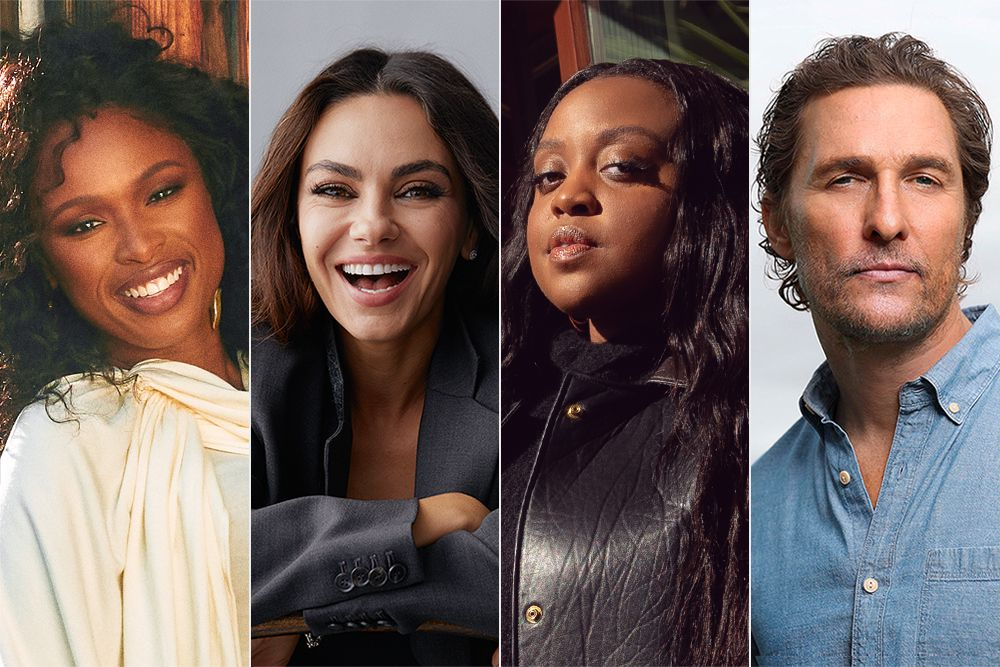
#> input picture three.jpg, 1000 x 667 px
$ python facedemo.py
#> lines starting #> are read from the running program, lines starting #| are printed output that depends on the picture; after the words box and inside, x2 and y2 are one past the last pixel; in counts of white or black regions, pixels touching at a corner belong together
import inline as inline
import matplotlib as matplotlib
import numpy as np
import cv2 as cv2


#%matplotlib inline
import matplotlib as mpl
import matplotlib.pyplot as plt
mpl.rc('axes', labelsize=14)
mpl.rc('xtick', labelsize=12)
mpl.rc('ytick', labelsize=12)

#Routine to fix
def fixColor(image):
    return(cv2.cvtColor(image, cv2.COLOR_BGR2RGB))
face_cascade = cv2.CascadeClassifier()
eye_cascade = cv2.CascadeClassifier()

if not face_cascade.load(cv2.samples.findFile('./model_data/haarcascade_frontalface_alt.xml')):
    print('--(!)Error loading face cascade')
if not eye_cascade.load(cv2.samples.findFile('./model_data/haarcascade_eye.xml')):
    print('--(!)Error loading eye cascade')
image = cv2.imread('three.jpg')
#> image is the input picture: shape (667, 1000, 3); mean B, G, R 93.1, 97, 112.7
gray = cv2.cvtColor(image, cv2.COLOR_BGR2GRAY)
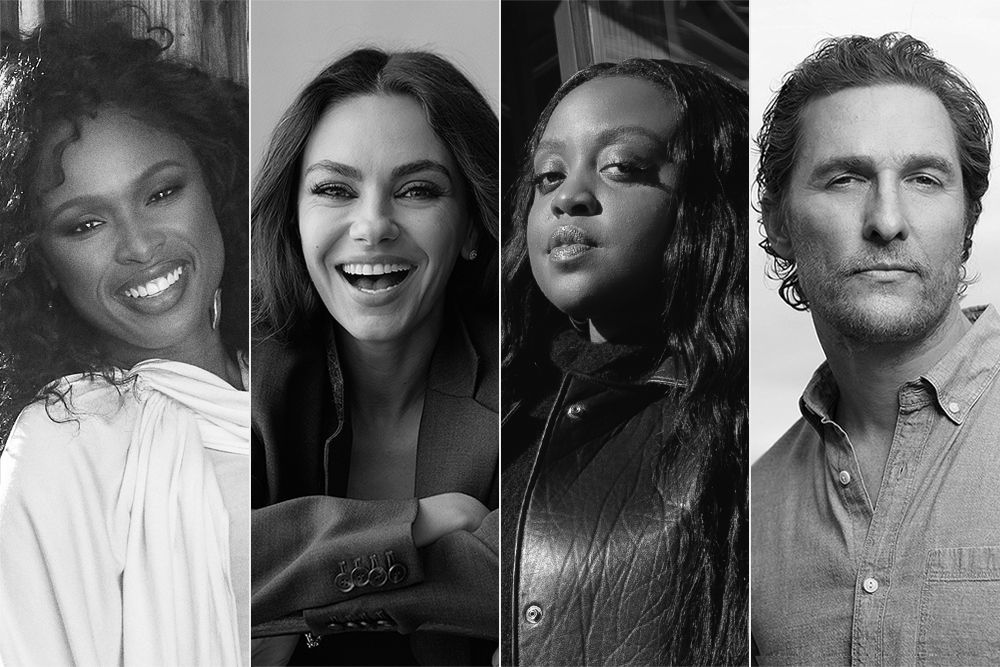
#> gray: shape (667, 1000); min 0, max 255, mean 101.3
#Equalising Histograms increases the contrasts which improves
gray = cv2.equalizeHist(gray)
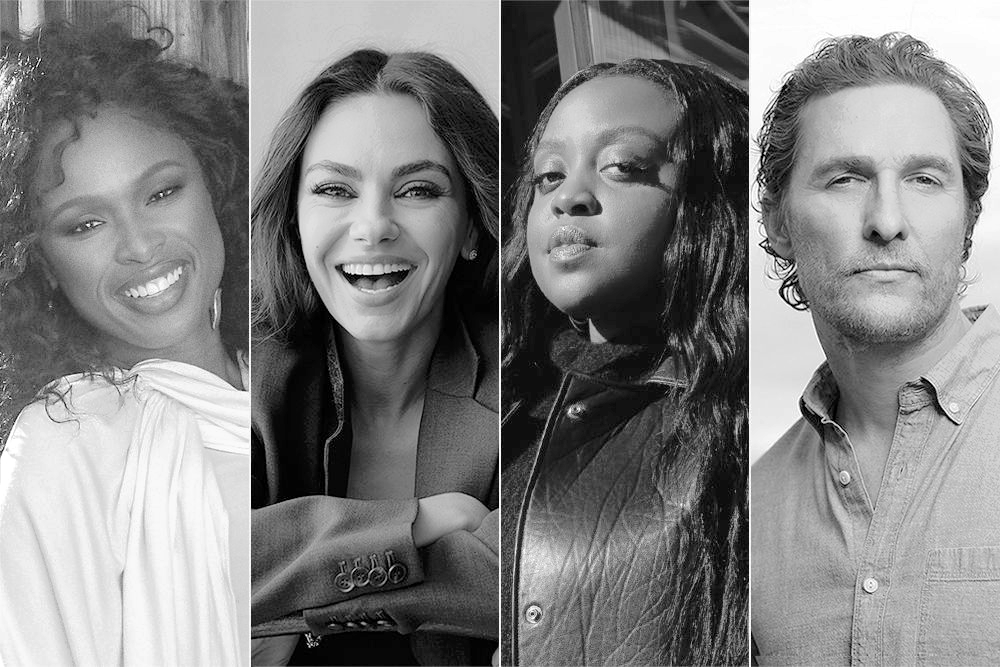
#> gray: shape (667, 1000); min 0, max 255, mean 128.1
plt.imshow(fixColor(gray))

scaleFactor = 1.3
minWindows = 5
faces = face_cascade.detectMultiScale(gray, scaleFactor, minWindows)
#> faces = [[788, 102, 192, 192], [268, 105, 215, 215], [485, 104, 188, 188]]

for (x,y,w,h) in faces:
    center = (x + w//2, y + h//2)
    image = cv2.ellipse(image, center, (w//2, h//2), 0, 0, 360, (255, 0, 255), 4)
    faceROI = gray[y:y+h,x:x+w]
    #Detect eyes in the face
    eyes = eye_cascade.detectMultiScale(faceROI)
    for (x2,y2,w2,h2) in eyes:
        eye_center = (x + x2 + w2//2, y + y2 + h2//2)
        radius = int(round((w2 + h2)*0.25))
        image = cv2.circle(image, eye_center, radius, (255, 0, 0 ), 4)
#> this loop made 3 passes
#> (x, y, w, h, center, eyes) on passes 1 to 3: (788, 102, 192, 192, (884, 198), [[100, 41, 66, 66], [19, 35, 78, 78]]), (268, 105, 215, 215, (375, 212), [[38, 56, 58, 58], [121, 59, 53, 53]]), (485, 104, 188, 188, (579, 198), [[48, 58, 34, 34]])
#> pass 1, `image = cv2.ellipse(image, center, (w//2, h//2), 0, 0, 360, (255, 0, 2..`:
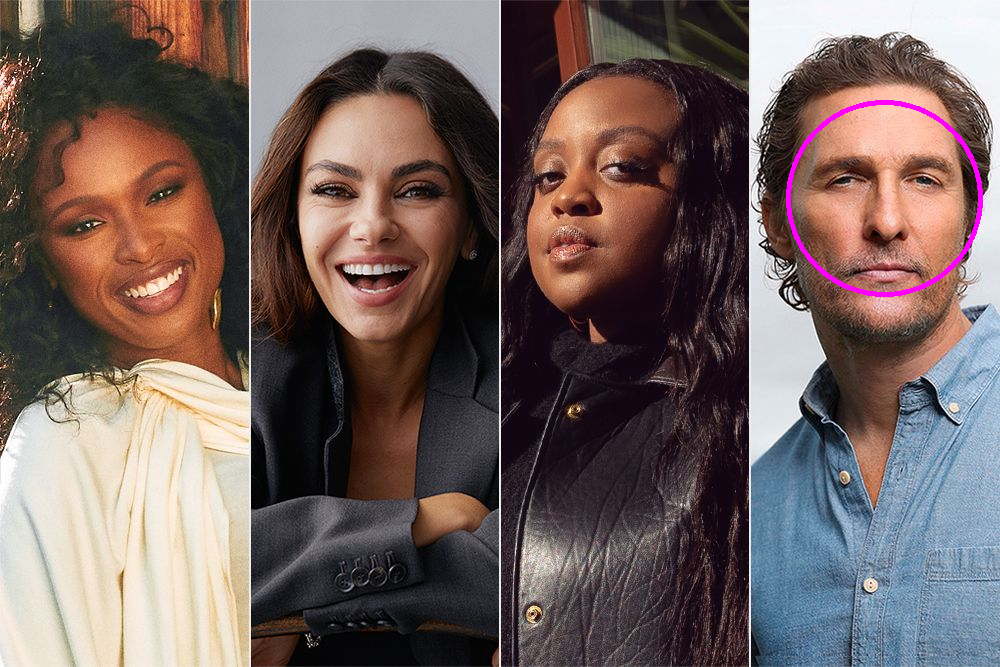
#> image: shape (667, 1000, 3); 0.44% of pixels changed, all inside (x1, y1, x2, y2) = (786, 100, 983, 297)
#> pass 1, `faceROI = gray[y:y+h,x:x+w]`:
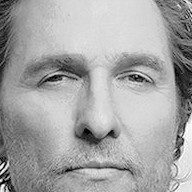
#> faceROI: shape (192, 192); min 0, max 255, mean 165.2
#> pass 2, `faceROI = gray[y:y+h,x:x+w]`:
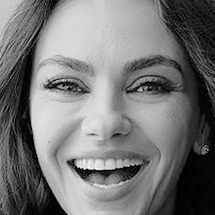
#> faceROI: shape (215, 215); min 0, max 255, mean 117.7
#> after the loop:
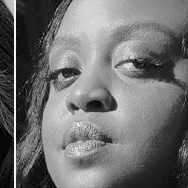
#> faceROI: shape (188, 188); min 0, max 255, mean 111.4
#> after the loop:
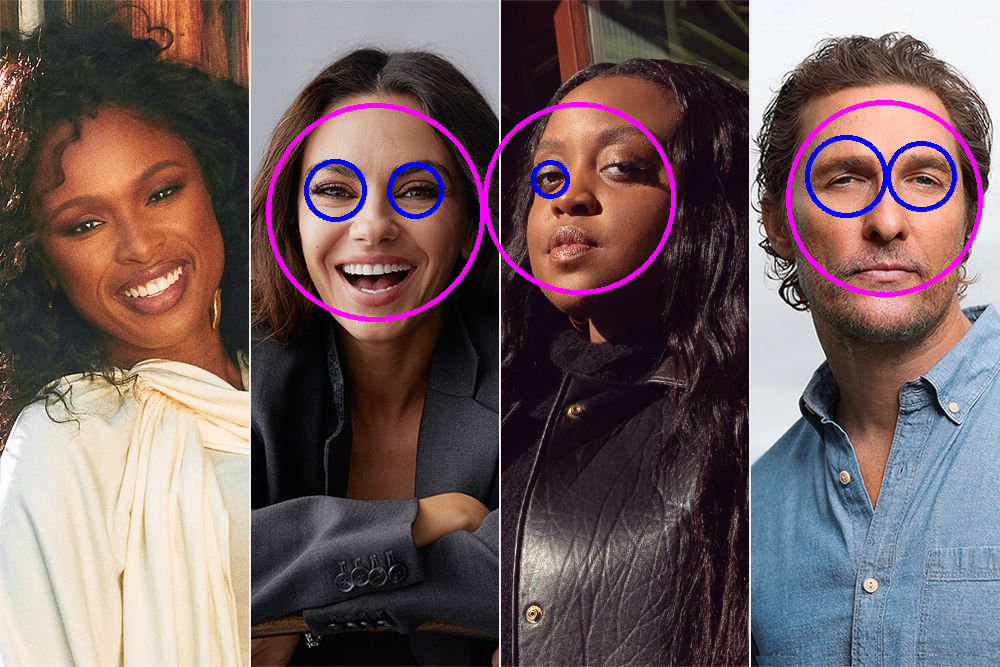
#> image: shape (667, 1000, 3); mean B, G, R 96.8, 95, 113.5
plt.imshow(fixColor(image))

from imutils.video import FPS
fps=FPS()
start=fps.start()
frameCnt=0

writer = cv2.VideoWriter("output.mp4",
                         cv2.VideoWriter_fourcc(*"MP4V"), 30,(640,480))

#Create a new video stream and get total frame count
#> (the run stopped early here; a loop or call above may not have finished)

$ run again, with im.jpeg copied over three.jpg
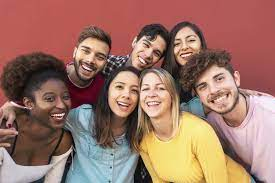
#> input picture im.jpeg, 275 x 183 px
#> image is the input picture: shape (183, 275, 3); mean B, G, R 101.9, 115.6, 156.5
#> `gray = cv2.equalizeHist(gray)`:
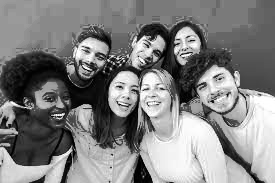
#> gray: shape (183, 275); min 0, max 255, mean 128.8
#> faces = [[134, 73, 39, 39], [163, 25, 41, 41], [105, 71, 42, 42], [33, 79, 47, 47]]
#> the loop `for (x,y,w,h) in faces:` made 4 passes
#> (x, y, w, h, center) on passes 1 to 4: (134, 73, 39, 39, (153, 92)), (163, 25, 41, 41, (183, 45)), (105, 71, 42, 42, (126, 92)), (33, 79, 47, 47, (56, 102))
#> after the loop `for (x,y,w,h) in faces:`:
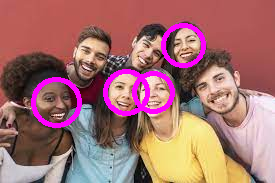
#> image: shape (183, 275, 3); mean B, G, R 110.6, 110.8, 163.3

$ run again, with images.jpeg copied over three.jpg
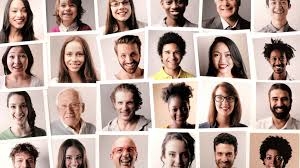
#> input picture images.jpeg, 300 x 168 px
#> image is the input picture: shape (168, 300, 3); mean B, G, R 150.7, 158.9, 180.1
#> `gray = cv2.cvtColor(image, cv2.COLOR_BGR2GRAY)`:
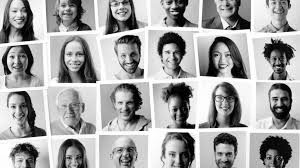
#> gray: shape (168, 300); min 0, max 255, mean 164.3
#> `gray = cv2.equalizeHist(gray)`:
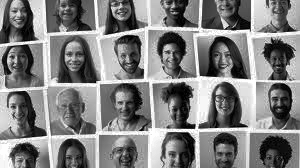
#> gray: shape (168, 300); min 0, max 255, mean 128.2
#> faces = ()
